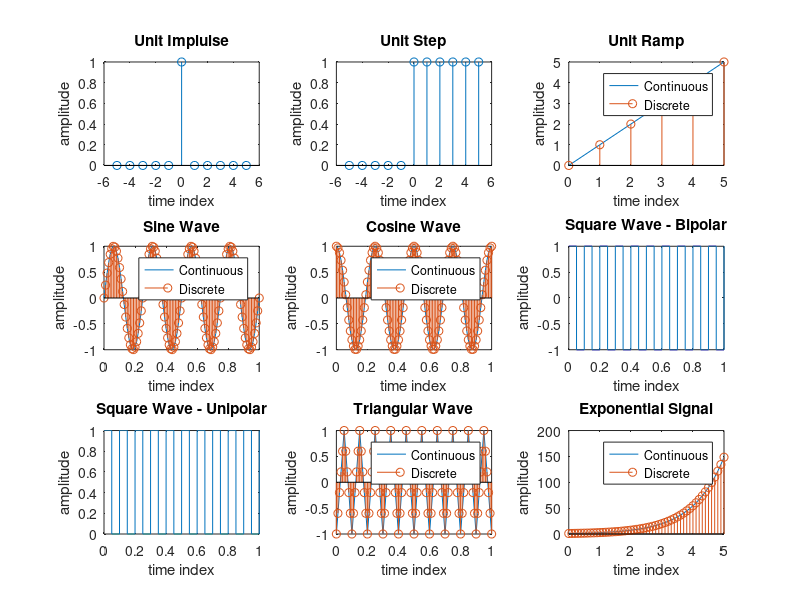

MATLAB code for this plot:
clc;
clear all;
close all;
t = -5:1:5;
y1 = [zeros(1,5),ones(1,1),zeros(1,5)];
subplot(3,3,1);
stem(t,y1);
xlabel('time index');
ylabel('amplitude');
title('Unit Implulse');
y2 = [zeros(1,5),ones(1,6)];
subplot(3,3,2);
stem(t,y2);
xlabel('time index');
ylabel('amplitude');
title('Unit Step');
t3 = 0:1:5;
y3 = t3;
subplot(3,3,3);
plot(t3,y3);
hold on;
stem(t3,y3);
xlabel('time index');
ylabel('amplitude');
title('Unit Ramp');
legend("Continuous","Discrete");
t4 = 0:0.01:1;
f4 = 4;
subplot(3,3,4);
y4 = sin(2*pi*f4*t4);
plot(t4,y4);
hold on;
stem(t4,y4);
xlabel('time index');
ylabel('amplitude');
title('Sine Wave');
legend("Continuous","Discrete");
subplot(3,3,5);
y5 = cos(2*pi*f4*t4);
plot(t4,y5);
hold on;
stem(t4,y5);
xlabel('time index');
ylabel('amplitude');
title('Cosine Wave');
legend("Continuous","Discrete");
t6 = 0:0.0001:1;
f6 = 10;
subplot(3,3,6);
plot(t6,square(2*pi*f6*t6));
xlabel('time index');
ylabel('amplitude');
title('Square Wave - Bipolar');
subplot(3,3,7);
plot(t6,sqrt(square(2*pi*f6*t6)));
xlabel('time index');
ylabel('amplitude');
title('Square Wave - Unipolar');
subplot(3,3,8);
t8 = 0:0.01:1;
f8 = 10;
y8 = sawtooth(2*pi*f8*t8,0.5);
plot(t8,y8);
hold on;
stem(t8,y8);
xlabel('time index');
ylabel('amplitude');
title('Triangular Wave');
legend("Continuous","Discrete");
subplot(3,3,9);
t9 = 0:0.1:5;
y9 = exp(t9);
plot(t9,y9);
hold on;
stem(t9,y9);
xlabel('time index');
ylabel('amplitude');
title('Exponential Signal');
legend("Continuous","Discrete");


